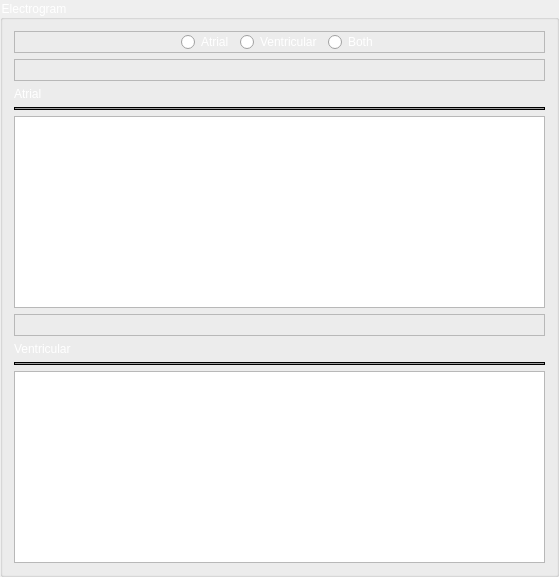
        <widget class="QGroupBox" name="groupBox">
         <property name="sizePolicy">
          <sizepolicy hsizetype="Expanding" vsizetype="Preferred">
           <horstretch>0</horstretch>
           <verstretch>0</verstretch>
          </sizepolicy>
         </property>
         <property name="styleSheet">
          <string notr="true">color:white</string>
         </property>
         <property name="title">
          <string>Electrogram</string>
         </property>
         <layout class="QVBoxLayout" name="verticalLayout_2">
          <item>
           <widget class="QFrame" name="frame_plots_checks">
            <property name="frameShape">
             <enum>QFrame::StyledPanel</enum>
            </property>
            <property name="frameShadow">
             <enum>QFrame::Raised</enum>
            </property>
            <layout class="QHBoxLayout" name="horizontalLayout_5">
             <property name="leftMargin">
              <number>0</number>
             </property>
             <property name="topMargin">
              <number>0</number>
             </property>
             <property name="rightMargin">
              <number>0</number>
             </property>
             <property name="bottomMargin">
              <number>0</number>
             </property>
             <item>
              <spacer name="horizontalSpacer_2">
               <property name="orientation">
                <enum>Qt::Horizontal</enum>
               </property>
               <property name="sizeHint" stdset="0">
                <size>
                 <width>166</width>
                 <height>20</height>
                </size>
               </property>
              </spacer>
             </item>
             <item>
              <widget class="QRadioButton" name="radioButton_atrial">
               <property name="text">
                <string>Atrial</string>
               </property>
              </widget>
             </item>
             <item>
              <widget class="QRadioButton" name="radioButton_ventricular">
               <property name="text">
                <string>Ventricular</string>
               </property>
              </widget>
             </item>
             <item>
              <widget class="QRadioButton" name="radioButton_both">
               <property name="text">
                <string>Both</string>
               </property>
              </widget>
             </item>
             <item>
              <spacer name="horizontalSpacer_3">
               <property name="orientation">
                <enum>Qt::Horizontal</enum>
               </property>
               <property name="sizeHint" stdset="0">
                <size>
                 <width>166</width>
                 <height>20</height>
                </size>
               </property>
              </spacer>
             </item>
            </layout>
           </widget>
          </item>
          <item>
           <widget class="QFrame" name="frame_atrial">
            <property name="frameShape">
             <enum>QFrame::StyledPanel</enum>
            </property>
            <property name="frameShadow">
             <enum>QFrame::Raised</enum>
            </property>
            <layout class="QHBoxLayout" name="horizontalLayout_2">
             <property name="leftMargin">
              <number>0</number>
             </property>
             <property name="topMargin">
              <number>0</number>
             </property>
             <property name="rightMargin">
              <number>0</number>
             </property>
             <property name="bottomMargin">
              <number>0</number>
             </property>
             <item>
              <spacer name="horizontalSpacer_5">
               <property name="orientation">
                <enum>Qt::Horizontal</enum>
               </property>
               <property name="sizeHint" stdset="0">
                <size>
                 <width>526</width>
                 <height>20</height>
                </size>
               </property>
              </spacer>
             </item>
            </layout>
           </widget>
          </item>
          <item>
           <widget class="QLabel" name="label">
            <property name="text">
             <string>Atrial</string>
            </property>
           </widget>
          </item>
          <item>
           <widget class="Line" name="line_5">
            <property name="styleSheet">
             <string notr="true">background-color:rgb(156, 156, 156);
border:1px inset black;</string>
            </property>
            <property name="orientation">
             <enum>Qt::Horizontal</enum>
            </property>
           </widget>
          </item>
          <item>
           <widget class="PlotWidget" name="atrial_plots"/>
          </item>
          <item>
           <widget class="QFrame" name="frame_ventricular">
            <property name="frameShape">
             <enum>QFrame::StyledPanel</enum>
            </property>
            <property name="frameShadow">
             <enum>QFrame::Raised</enum>
            </property>
            <layout class="QHBoxLayout" name="horizontalLayout_7">
             <property name="leftMargin">
              <number>0</number>
             </property>
             <property name="topMargin">
              <number>0</number>
             </property>
             <property name="rightMargin">
              <number>0</number>
             </property>
             <property name="bottomMargin">
              <number>0</number>
             </property>
             <item>
              <spacer name="horizontalSpacer_6">
               <property name="orientation">
                <enum>Qt::Horizontal</enum>
               </property>
               <property name="sizeHint" stdset="0">
                <size>
                 <width>526</width>
                 <height>20</height>
                </size>
               </property>
              </spacer>
             </item>
            </layout>
           </widget>
          </item>
          <item>
           <widget class="QLabel" name="label_2">
            <property name="text">
             <string>Ventricular</string>
            </property>
           </widget>
          </item>
          <item>
           <widget class="Line" name="line_6">
            <property name="styleSheet">
             <string notr="true">background-color:rgb(156, 156, 156);
border:1px inset black;</string>
            </property>
            <property name="orientation">
             <enum>Qt::Horizontal</enum>
            </property>
           </widget>
          </item>
          <item>
           <widget class="PlotWidget" name="ventricular_plots"/>
          </item>
         </layout>
        </widget>
